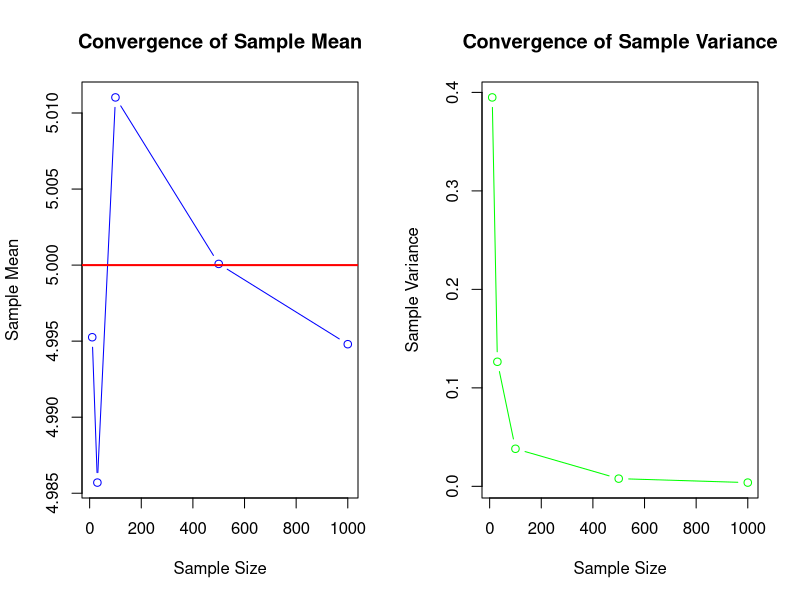

The R source for this figure:
# Lab 7: Demonstrate Consistency by Increasing Sample Size
# Parameters
mu <- 5
sigma <- 2
sample_sizes <- c(10, 30, 100, 500, 1000)
N_sim <- 1000
# Initialize vectors
means <- numeric(length(sample_sizes))
vars <- numeric(length(sample_sizes))
# Simulation
set.seed(123)
for (i in 1:length(sample_sizes)) {
 n <- sample_sizes[i]
 sample_means <- replicate(N_sim, mean(rnorm(n, mean = mu, sd = sigma)))
 means[i] <- mean(sample_means)
 vars[i] <- var(sample_means)
}
# Graphical Output
par(mfrow = c(1, 2))
# Plot sample means
plot(sample_sizes, means, type = "b", col = "blue", main = "Convergence of Sample Mean", xlab = "Sample Size", ylab = "Sample Mean")
abline(h = mu, col = "red", lwd = 2)
# Plot sample variances
plot(sample_sizes, vars, type = "b", col = "green", main = "Convergence of Sample Variance", xlab = "Sample Size", ylab = "Sample Variance")
abline(h = sigma^2, col = "red", lwd = 2)


